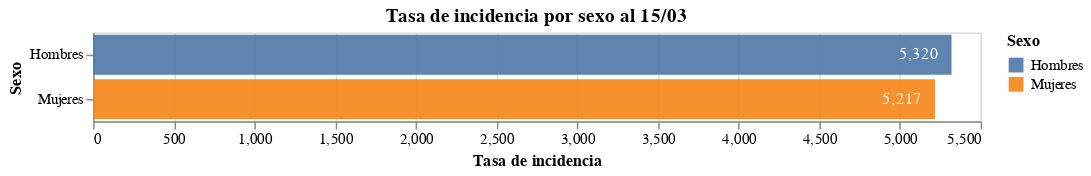

The notebook cell this image was saved under:
### Code cell
#hide
my_plot(df_ti, last_date)

### Figure 1 — Vega-Lite specification as saved in the notebook (floating-point values rounded to 4 significant figures)
{"config": {"view": {"continuousWidth": 400, "continuousHeight": 300}}, "layer": [{"mark": {"type": "bar", "opacity": 0.9}, "encoding": {"color": {"type": "nominal", "field": "Sexo"}, "tooltip": [{"type": "nominal", "field": "Sexo"}, {"type": "quantitative", "field": "Tasa de incidencia"}], "x": {"type": "quantitative", "field": "Tasa de incidencia"}, "y": {"type": "nominal", "field": "Sexo"}}}, {"mark": {"type": "text", "color": "white", "dx": -22, "dy": 0}, "encoding": {"text": {"type": "quantitative", "field": "Tasa de incidencia", "format": ",.0f"}, "x": {"type": "quantitative", "field": "Tasa de incidencia", "stack": "zero"}, "y": {"type": "nominal", "field": "Sexo"}}}], "data": {"name": "data-f12da010072180cb094e0f374602f98b"}, "height": {"step": 30}, "title": "Tasa de incidencia por sexo al 15/03", "width": 600, "$schema": "https://vega.github.io/schema/vega-lite/v4.8.1.json", "datasets": {"data-f12da010072180cb094e0f374602f98b": [{"Sexo": "Hombres", "Tasa de incidencia": 5320.0}, {"Sexo": "Mujeres", "Tasa de incidencia": 5217.0}]}}
